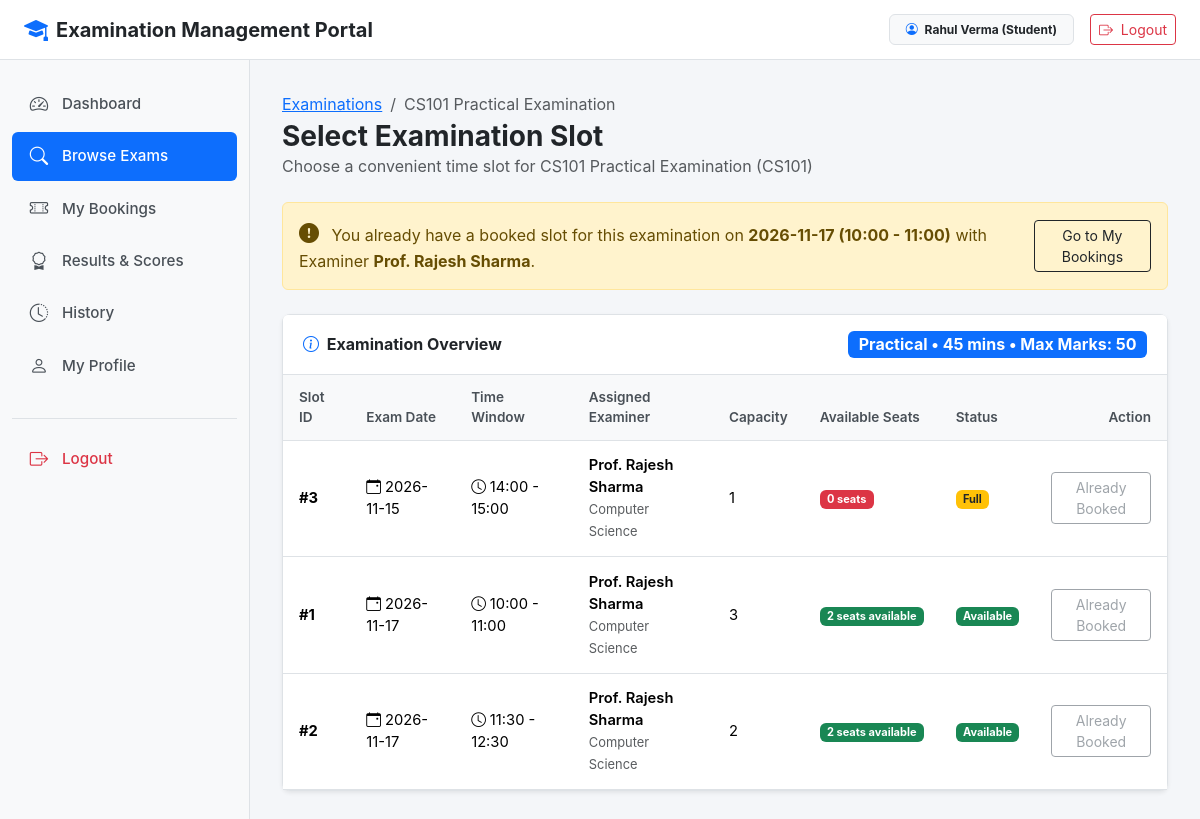
The app's page /student/examinations/1/slots (signed in) with its own data.
### models.py (models this page shows, shortened)
class User(db.Model, UserMixin):
    id = db.Column(db.Integer, primary_key=True)
    username = db.Column(db.String(80), unique=True, nullable=False)
    email = db.Column(db.String(120), unique=True, nullable=False)
    password_hash = db.Column(db.String(255), nullable=False)
    name = db.Column(db.String(100), nullable=False)
    phone = db.Column(db.String(20))
    department = db.Column(db.String(100))
    role = db.Column(db.String(20), nullable=False, default='student')
    status = db.Column(db.String(20), nullable=False, default='active')
    created_at = db.Column(db.DateTime, default=datetime.utcnow)
    @property
    def is_active(self):
        return self.status not in ['deactivated', 'rejected']
    @property
    def is_admin(self):
        return self.role == 'admin'
    @property
    def is_examiner(self):
        return self.role == 'examiner'
    @property
    def is_student(self):
        return self.role == 'student'

class Examination(db.Model):
    id = db.Column(db.Integer, primary_key=True)
    course_id = db.Column(db.Integer, db.ForeignKey('course.id'), nullable=False)
    name = db.Column(db.String(150), nullable=False)
    exam_type = db.Column(db.String(50), nullable=False, default='Viva')
    duration = db.Column(db.Integer, nullable=False, default=30)
    max_marks = db.Column(db.Integer, nullable=False, default=100)
    slot_creation_start_date = db.Column(db.Date, nullable=False)
    slot_creation_end_date = db.Column(db.Date, nullable=False)
    slot_booking_start_date = db.Column(db.Date, nullable=False)
    slot_booking_end_date = db.Column(db.Date, nullable=False)
    status = db.Column(db.String(30), nullable=False, default='Draft')
    created_at = db.Column(db.DateTime, default=datetime.utcnow)
    rubrics = db.relationship('Rubric', backref='examination', cascade='all, delete-orphan', lazy=True)
    slots = db.relationship('Slot', backref='examination', cascade='all, delete-orphan', lazy=True)

class Course(db.Model):
    id = db.Column(db.Integer, primary_key=True)
    course_code = db.Column(db.String(20), unique=True, nullable=False)
    course_name = db.Column(db.String(150), nullable=False)
    description = db.Column(db.Text)
    status = db.Column(db.String(20), nullable=False, default='Active')
    created_at = db.Column(db.DateTime, default=datetime.utcnow)
    examinations = db.relationship('Examination', backref='course', cascade='all, delete-orphan', lazy=True)

class Slot(db.Model):
    id = db.Column(db.Integer, primary_key=True)
    examination_id = db.Column(db.Integer, db.ForeignKey('examination.id'), nullable=False)
    examiner_id = db.Column(db.Integer, db.ForeignKey('user.id'), nullable=False)
    date = db.Column(db.Date, nullable=False)
    start_time = db.Column(db.String(10), nullable=False)
    end_time = db.Column(db.String(10), nullable=False)
    max_capacity = db.Column(db.Integer, nullable=False, default=1)
    available_seats = db.Column(db.Integer, nullable=False, default=1)
    status = db.Column(db.String(20), nullable=False, default='Available')
    created_at = db.Column(db.DateTime, default=datetime.utcnow)
    examiner = db.relationship('User', foreign_keys=[examiner_id], backref='examiner_slots')
    bookings = db.relationship('Booking', backref='slot', cascade='all, delete-orphan', lazy=True)
    @property
    def can_be_booked(self):
        return self.status == 'Available' and self.available_seats > 0

### student.py (the view)
@app.route('/student/examinations/<int:exam_id>/slots')
@student_required
def student_slots(exam_id):
    exam = Examination.query.get_or_404(exam_id)
    already_booked = Booking.query.join(Slot).filter(
        Booking.student_id == current_user.id,
        Booking.status == 'Booked',
        Slot.examination_id == exam.id
    ).first()
    slots = Slot.query.filter_by(examination_id=exam.id).order_by(Slot.date.asc(), Slot.start_time.asc()).all()
    return render_template(
        'student/slots.html',
        exam=exam,
        slots=slots,
        already_booked=already_booked
    )

### templates/student/slots.html (shortened to what this page needs)
{% extends "base.html" %}
{% block content %}
<div class="d-flex justify-content-between align-items-center mb-4">
    <div>
        <nav aria-label="breadcrumb">
            <ol class="breadcrumb mb-1">
                <li class="breadcrumb-item"><a href="{{ url_for('student_examinations') }}">Examinations</a></li>
                <li class="breadcrumb-item active">{{ exam.name }}</li>
            </ol>
        </nav>
        <h3 class="fw-bold mb-0">Select Examination Slot</h3>
        <p class="text-muted mb-0">Choose a convenient time slot for {{ exam.name }} ({{ exam.course.course_code }})</p>
    </div>
</div>
{% if already_booked %}
<div class="alert alert-warning mb-4 d-flex justify-content-between align-items-center" role="alert">
    <div>
        <i class="bi bi-exclamation-circle-fill me-2 fs-5"></i>
        You already have a booked slot for this examination on <strong>{{ already_booked.slot.date.strftime('%Y-%m-%d') }} ({{ already_booked.slot.start_time }} - {{ already_booked.slot.end_time }})</strong> with Examiner <strong>{{ already_booked.slot.examiner.name }}</strong>.
    </div>
    <a href="{{ url_for('my_bookings') }}" class="btn btn-sm btn-outline-dark">Go to My Bookings</a>
</div>
{% endif %}
<div class="card shadow-sm mb-4">
    <div class="card-header bg-white py-3">
        <div class="d-flex justify-content-between align-items-center">
            <span class="fw-bold"><i class="bi bi-info-circle me-1 text-primary"></i> Examination Overview</span>
            <span class="badge bg-primary fs-6">{{ exam.exam_type }} &bull; {{ exam.duration }} mins &bull; Max Marks: {{ exam.max_marks }}</span>
        </div>
    </div>
    <div class="card-body p-0">
        <div class="table-responsive">
            <table class="table table-hover mb-0">
                <thead>
                    <tr>
                        <th>Slot ID</th>
                        <th>Exam Date</th>
                        <th>Time Window</th>
                        <th>Assigned Examiner</th>
                        <th>Capacity</th>
                        <th>Available Seats</th>
                        <th>Status</th>
                        <th class="text-end">Action</th>
                    </tr>
                </thead>
                <tbody>
                    {% if slots %}
                        {% for s in slots %}
                        <tr>
                            <td><strong>#{{ s.id }}</strong></td>
                            <td><i class="bi bi-calendar-event me-1"></i>{{ s.date.strftime('%Y-%m-%d') }}</td>
                            <td><i class="bi bi-clock me-1"></i>{{ s.start_time }} - {{ s.end_time }}</td>
                            <td>
                                <span class="fw-semibold">{{ s.examiner.name }}</span><br>
                                <small class="text-muted">{{ s.examiner.department or 'Faculty' }}</small>
                            </td>
                            <td>{{ s.max_capacity }}</td>
                            <td>
                                {% if s.available_seats > 0 %}
                                <span class="badge bg-success">{{ s.available_seats }} seat{{ 's' if s.available_seats > 1 else '' }} available</span>
                                {% else %}
                                <span class="badge bg-danger">0 seats</span>
                                {% endif %}
                            </td>
                            <td>
                                {% if s.can_be_booked %}
                                <span class="badge bg-success">Available</span>
                                {% elif s.status == 'Full' or s.available_seats == 0 %}
                                <span class="badge bg-warning text-dark">Full</span>
                                {% else %}
                                <span class="badge bg-secondary">{{ s.status }}</span>
                                {% endif %}
                            </td>
                            <td class="text-end">
                                {% if not already_booked and s.can_be_booked and exam.is_slot_booking_open %}
                                <form method="POST" action="{{ url_for('book_slot', slot_id=s.id) }}">
                                    <button type="submit" class="btn btn-sm btn-primary">
                                        <i class="bi bi-bookmark-plus me-1"></i> Book Slot
                                    </button>
                                </form>
                                {% elif already_booked %}
                                <button class="btn btn-sm btn-outline-secondary" disabled>Already Booked</button>
                                {% else %}
                                <button class="btn btn-sm btn-outline-secondary" disabled>Unavailable</button>
                                {% endif %}
                            </td>
                        </tr>
                        {% endfor %}
                    {% else %}
                        <tr>
                            <td colspan="8" class="text-center py-4 text-muted">No examination slots created yet for this exam.</td>
                        </tr>
                    {% endif %}
                </tbody>
            </table>
        </div>
    </div>
</div>
{% endblock %}

### templates/base.html (shortened to what this page needs)
<!DOCTYPE html>
<html lang="en">
<head>
    <link href="https://cdn.jsdelivr.net/npm/bootstrap@5.3.2/dist/css/bootstrap.min.css" rel="stylesheet">
    <link href="https://cdn.jsdelivr.net/npm/bootstrap-icons@1.11.1/font/bootstrap-icons.css" rel="stylesheet">
</head>
<body>
    <nav class="top-navbar">
        <div class="d-flex align-items-center">
            <a href="{{ url_for('index') }}" class="text-decoration-none text-dark d-flex align-items-center gap-2">
                <i class="bi bi-mortarboard-fill text-primary fs-4"></i>
                <span class="fw-bold fs-5">Examination Management Portal</span>
            </a>
        </div>
        <div class="d-flex align-items-center gap-3">
            {% if current_user.is_authenticated %}
            <span class="badge bg-light text-dark border px-3 py-2">
                <i class="bi bi-person-circle me-1 text-primary"></i>
                {{ current_user.name }} ({{ current_user.role|capitalize }})
            </span>
            <a href="{{ url_for('logout') }}" class="btn btn-outline-danger btn-sm">
                <i class="bi bi-box-arrow-right me-1"></i> Logout
            </a>
            {% else %}
            <a href="{{ url_for('login') }}" class="btn btn-outline-primary btn-sm px-3">Login</a>
            <a href="{{ url_for('register') }}" class="btn btn-primary btn-sm px-3">Register</a>
            {% endif %}
        </div>
    </nav>
    {% if current_user.is_authenticated %}
    <div class="sidebar">
        <ul class="nav flex-column">
            {% if current_user.is_admin %}
            <li class="nav-item">
                <a class="nav-link {% if request.endpoint == 'admin_dashboard' %}active{% endif %}" href="{{ url_for('admin_dashboard') }}">
                    <i class="bi bi-speedometer2"></i> Dashboard
                </a>
            </li>
            <li class="nav-item">
                <a class="nav-link {% if request.endpoint in ['admin_courses', 'new_course', 'edit_course'] %}active{% endif %}" href="{{ url_for('admin_courses') }}">
                    <i class="bi bi-book"></i> Courses
                </a>
            </li>
            <li class="nav-item">
                <a class="nav-link {% if request.endpoint in ['admin_examinations', 'new_examination', 'edit_examination', 'admin_rubrics', 'new_rubric', 'edit_rubric'] %}active{% endif %}" href="{{ url_for('admin_examinations') }}">
                    <i class="bi bi-journal-text"></i> Examinations
                </a>
            </li>
            <li class="nav-item">
                <a class="nav-link {% if request.endpoint == 'admin_examiners' %}active{% endif %}" href="{{ url_for('admin_examiners') }}">
                    <i class="bi bi-person-badge"></i> Examiners
                </a>
            </li>
            <li class="nav-item">
                <a class="nav-link {% if request.endpoint == 'admin_students' %}active{% endif %}" href="{{ url_for('admin_students') }}">
                    <i class="bi bi-people"></i> Students
                </a>
            </li>
            <li class="nav-item">
                <a class="nav-link {% if request.endpoint in ['admin_slots', 'change_slot_examiner'] %}active{% endif %}" href="{{ url_for('admin_slots') }}">
                    <i class="bi bi-calendar3"></i> All Slots
                </a>
            </li>
            <li class="nav-item">
                <a class="nav-link {% if request.endpoint in ['admin_bookings', 'reschedule_booking'] %}active{% endif %}" href="{{ url_for('admin_bookings') }}">
                    <i class="bi bi-card-checklist"></i> Bookings
                </a>
            </li>
            <li class="nav-item">
                <a class="nav-link {% if request.endpoint == 'admin_search' %}active{% endif %}" href="{{ url_for('admin_search') }}">
                    <i class="bi bi-search"></i> Search
                </a>
            </li>
            {% elif current_user.is_student %}
            <li class="nav-item">
                <a class="nav-link {% if request.endpoint == 'student_dashboard' %}active{% endif %}" href="{{ url_for('student_dashboard') }}">
                    <i class="bi bi-speedometer2"></i> Dashboard
                </a>
            </li>
            <li class="nav-item">
                <a class="nav-link {% if request.endpoint in ['student_examinations', 'student_slots'] %}active{% endif %}" href="{{ url_for('student_examinations') }}">
                    <i class="bi bi-search"></i> Browse Exams
                </a>
            </li>
            <li class="nav-item">
                <a class="nav-link {% if request.endpoint == 'my_bookings' %}active{% endif %}" href="{{ url_for('my_bookings') }}">
                    <i class="bi bi-ticket-perforated"></i> My Bookings
                </a>
            </li>
            <li class="nav-item">
                <a class="nav-link {% if request.endpoint == 'student_results' %}active{% endif %}" href="{{ url_for('student_results') }}">
                    <i class="bi bi-award"></i> Results & Scores
                </a>
            </li>
            <li class="nav-item">
                <a class="nav-link {% if request.endpoint == 'student_history' %}active{% endif %}" href="{{ url_for('student_history') }}">
                    <i class="bi bi-clock-history"></i> History
                </a>
            </li>
            <li class="nav-item">
                <a class="nav-link {% if request.endpoint == 'student_profile' %}active{% endif %}" href="{{ url_for('student_profile') }}">
                    <i class="bi bi-person"></i> My Profile
                </a>
            </li>
            {% endif %}
            <li class="nav-item mt-4 pt-3 border-top">
                <a class="nav-link text-danger" href="{{ url_for('logout') }}">
                    <i class="bi bi-box-arrow-right"></i> Logout
                </a>
            </li>
        </ul>
    </div>
    <main class="main-wrapper">
        {% block content %}{% endblock %}
    </main>
    {% endif %}
</body>
</html>

### records on screen
User: name "Rahul Verma", role "Student"
Examination: name "CS101 Practical Examination", exam_type "Practical", duration "45", max_marks "50"
Course: course.course_code "CS101"
Slot: slot "2026-11-17", slot.start_time "10:00", slot.end_time "11:00", id "1", date "2026-11-17", start_time "10:00", end_time "11:00", examiner.name "Prof. Rajesh Sharma", examiner "Computer Science", max_capacity "3", available_seats "2", available_seats "s", status "Available"
User: slot.examiner.name "Prof. Rajesh Sharma"
Slot: id "3", date "2026-11-15", start_time "14:00", end_time "15:00", examiner.name "Prof. Rajesh Sharma", examiner "Computer Science", max_capacity "1", available_seats "0 seats", status "Full"
Slot: id "2", date "2026-11-17", start_time "11:30", end_time "12:30", examiner.name "Prof. Rajesh Sharma", examiner "Computer Science", max_capacity "2", available_seats "2", available_seats "s", status "Available"
